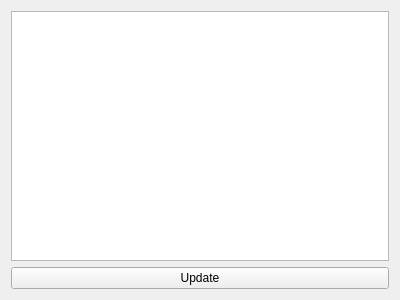
<?xml version="1.0" encoding="UTF-8"?>
<ui version="4.0">
 <class>Form</class>
 <widget class="QWidget" name="Form">
  <property name="geometry">
   <rect>
    <x>0</x>
    <y>0</y>
    <width>400</width>
    <height>300</height>
   </rect>
  </property>
  <property name="windowTitle">
   <string>Form</string>
  </property>
  <layout class="QGridLayout" name="gridLayout">
   <item row="0" column="0">
    <widget class="QTableView" name="tableView">
     <attribute name="horizontalHeaderStretchLastSection">
      <bool>true</bool>
     </attribute>
    </widget>
   </item>
   <item row="1" column="0">
    <widget class="QPushButton" name="btnUpdate">
     <property name="text">
      <string>Update</string>
     </property>
    </widget>
   </item>
  </layout>
 </widget>
 <resources/>
 <connections/>
</ui>
